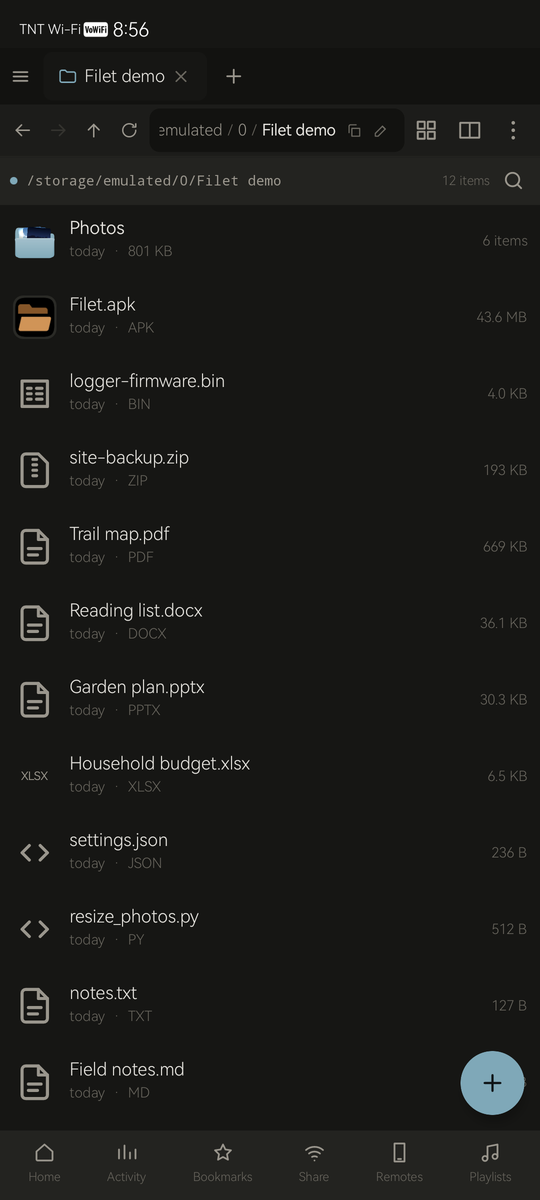
#> input picture docs/screenshots/02-browse.png, 540 x 1200 px
$ python make-glimpse.py
#> lines starting #> are read from the running program, lines starting #| are printed output that depends on the picture; after the words box and inside, x2 and y2 are one past the last pixel; in counts of white or black regions, pixels touching at a corner belong together
#> in glow, `layer = Image.new("RGBA", size, (0, 0, 0, 0))`: layer: PIL image 2560x1200 RGBA; every value is 0
#!/usr/bin/env python
"""
Compose the README's banner out of the screenshots in docs/screenshots.

## Why this is a tool and not a one-off

The glimpse strip went stale and stayed stale for several rounds. `check-glimpse` reported it
every time and it was skipped every time, because fixing it meant re-shooting the screens AND
then rebuilding a hand-assembled image - and the second half is the part that quietly made the
first half not worth starting. A strip nobody can rebuild in one command is a strip that goes
stale again the week after it is made.

So: re-shoot into `docs/screenshots/`, run this, commit. `check-glimpse` refuses a banner that
is older than a screenshot it was built from, so the second step cannot be forgotten.

    python tools/make-glimpse.py

## What it draws

A wide hero in the app's own dark palette: the mark and the promise on the left, five phone
frames arced across the right. Straight frames rather than rotated ones - a tilted screenshot
reads as a stock template, and the content is the thing being sold.

Everything is derived from `SHOTS` below. Adding a screen is one line there.
"""
import math
import os
import sys
from PIL import Image, ImageDraw, ImageFilter, ImageFont

ROOT = os.path.dirname(os.path.dirname(os.path.abspath(__file__)))
SHOTS_DIR = os.path.join(ROOT, "docs", "screenshots")
ICON = os.path.join(ROOT, "docs", "icon.png")
OUT = os.path.join(ROOT, "docs", "glimpse.png")

# The app's own dark palette, from ui/theme/Slate.kt. Kept in sync by hand and asserted
# against that file below, because a banner in the wrong colours is worse than no banner.
BG = (0x16, 0x16, 0x14)
SURFACE = (0x1C, 0x1C, 0x1A)
LINE = (0x2E, 0x2E, 0x2A)
FG = (0xE8, 0xE6, 0xE1)
FG2 = (0x9A, 0x96, 0x8D)
FG3 = (0x6B, 0x68, 0x60)
ACCENT = (0x7F, 0xA8, 0xB8)
ACCENT_DIM = (0x31, 0x43, 0x4B)

W, H = 2560, 1200

#: The screens the banner shows, in the order they are arced.
#:
#: Three, not five. A banner is read at about a third of its own width once a README scales it
#: to the column, and at that size the words have to be big - which means the fan has to leave
#: room for them. Two more phones mostly hidden behind the others bought nothing and cost the
#: text the space it needed to be legible.
SHOTS = [
    "02-browse.png",
    "01-home.png",
    "14-markdown.png",
]

#: The four pillars, named, each with the thing that makes it true.
#:
#: The same four the repository description names and in the same order, so the banner and the
#: About field are one message rather than two. The word on the left is the claim; the line
#: beside it is what a reader can go and check, which is the only reason the claim is allowed
#: to be an abstract noun at all.
#: Ordered long, short, long, short so the left column alternates instead of stacking its two
#: eleven-letter words on top of each other - and, read down, it is also the order the work
#: happens in: find it, do something to it, whatever it turns out to be, send it on.
#:
#: Every proof is one verb phrase of about the same length. They were four different shapes
#: before - a noun triplet, a noun phrase, two verbs, a preposition - which is why the right
#: column read as four unrelated sentences rather than as a set.
PILLARS = [
    ("Convenience", "search the whole device in milliseconds"),
    ("Power", "edit inside archives, APKs and dex"),
    ("Versatility", "open any archive, any drive, any format"),
    ("Sharing", "send to any browser, nothing installed"),
]

#: Rings and arrows drawn onto a copy of a single screenshot, for the detail strip.
#:
#: **Not onto the banner.** A banner points at nothing: it is the first thing anybody sees and
#: its job is to look like the product, not to teach. Annotation belongs on the shots further
#: down, where somebody is already reading and a pointer answers a question they now have.
#:
#: Each box is in fractions of the SCREENSHOT rather than in pixels, so it survives the shot
#: being re-taken at another size.
CALLOUTS = {
    "01-home.png": [
        {
            "box": (0.512, 0.211, 0.964, 0.320),
            "label": "another phone, mounted as a drive",
            "side": "left",
        },
    ],
}

#: The category, said small, because the headline below no longer says it.
#:
#: A flagship page states what the thing IS in an eyebrow and spends the headline on what it
#: does for you. Dropping the eyebrow and letting the headline carry both is what produced "A
#: file manager that does real work" - a sentence that names the category twice over and
#: promises nothing a competitor would not also claim.
EYEBROW = "ANDROID FILE MANAGER"

#: The headline: four verbs, which are the four things anybody does to a file.
#:
#: They are the same four the repository description names, in the same order - find, open,
#: change, send - so the promise and the proof underneath it line up one to one.
#:
#: No comparison in it, deliberately. Two earlier versions defined the app against a laptop
#: ("without reaching for a PC"), and a product that introduces itself by naming what it is not
#: has conceded the frame before it has said what it does.
TAGLINE = [
    "Find it. Open it.",
    "Change it. Send it.",
]

FONTS = os.path.join(
    os.environ.get("LOCALAPPDATA", ""), "Microsoft", "Windows", "Fonts"
)


#: Family and weight to the file that actually holds it.
#:
#: These are static instances, not variable fonts - asking one to set a weight axis raises and
#: the earlier version swallowed that, so every line on the banner rendered in Regular however
#: heavy it asked to be. A headline in the body weight is most of what made the type look
#: cheap, and it was invisible because the code said SemiBold.
FACES = {
    ("Fraunces", "Regular"): "Fraunces-0.ttf",
    ("Fraunces", "Bold"): "Fraunces-1.ttf",
    ("Fraunces", "Black"): "Fraunces-2.ttf",
    ("Inter", "Regular"): "Inter-0.ttf",
    ("Inter", "SemiBold"): "Inter-1.ttf",
    ("Inter", "ExtraBold"): "Inter-2.ttf",
    ("Inter", "Black"): "Inter-3.ttf",
}


def font(family, size, weight="Regular"):
    """Load one face. An unknown family or weight is a mistake worth stopping on, not guessing."""
    name = FACES.get((family, weight))
    if name is None:
        sys.exit("no face for %s %s - see FACES" % (family, weight))
    for folder in (FONTS, r"C:\Windows\Fonts"):
        path = os.path.join(folder, name)
        if os.path.exists(path):
            return ImageFont.truetype(path, size)
    sys.exit("%s is not installed; install it or change FACES" % name)


# [11 lines left out: function spaced, not called in this run]


def rounded_mask(size, radius):
    m = Image.new("L", size, 0)
    ImageDraw.Draw(m).rounded_rectangle([0, 0, size[0] - 1, size[1] - 1], radius, fill=255)
    return m


def shadow(size, radius, blur, spread):
    """A soft drop shadow for a rounded rectangle, as its own RGBA layer."""
    pad = blur * 3
    layer = Image.new("RGBA", (size[0] + pad * 2, size[1] + pad * 2), (0, 0, 0, 0))
    ImageDraw.Draw(layer).rounded_rectangle(
        [pad - spread, pad - spread, pad + size[0] + spread, pad + size[1] + spread],
        radius + spread,
        fill=(0, 0, 0, 165),
    )
    return layer.filter(ImageFilter.GaussianBlur(blur)), pad


def phone(shot_path, height):
    """
    One screenshot in a device frame.

    The frame is a hairline rather than a drawn handset: a fake bezel with a fake notch dates
    the image to whatever phone was current, and the screenshot is what anybody is looking at.
    """
#> called with shot_path = 'docs/screenshots/02-browse.png', height = 880
    shot = Image.open(shot_path).convert("RGB")
#> shot is the input picture: PIL image 540x1200 RGB; mean R, G, B 27.2, 27.3, 25.2
    bezel = max(8, height // 90)
    inner_h = height - bezel * 2
    inner_w = round(shot.width * inner_h / shot.height)
#> inner_w = 388
    shot = shot.resize((inner_w, inner_h), Image.LANCZOS)
#> shot: PIL image 388x862 RGB
    w, h = inner_w + bezel * 2, height
#> w = 406; h = 880
    radius = round(height * 0.055)

    frame = Image.new("RGBA", (w, h), (0, 0, 0, 0))
#> frame: PIL image 406x880 RGBA; every value is 0
    draw = ImageDraw.Draw(frame)
    draw.rounded_rectangle([0, 0, w - 1, h - 1], radius, fill=SURFACE + (255,), outline=LINE + (255,), width=2)
    inner_mask = rounded_mask((inner_w, inner_h), max(2, radius - bezel))
#> in rounded_mask, `m = Image.new("L", size, 0)`: m: PIL image 388x862 L; every value is 0
#> in rounded_mask, `ImageDraw.Draw(m).rounded_rectangle([0, 0, size[0] - 1, size[1] - 1], ..`:
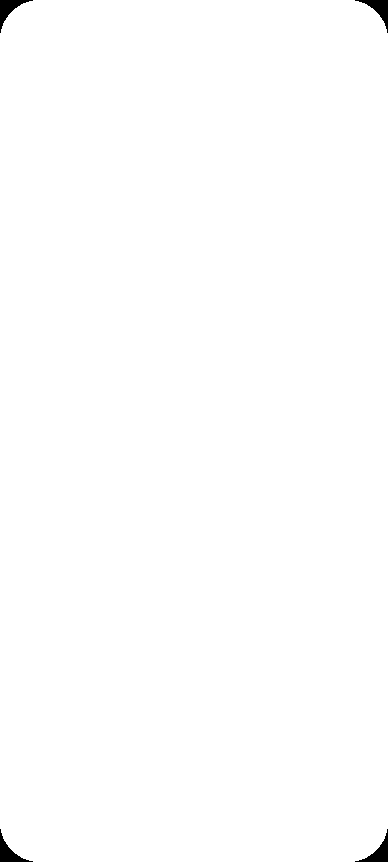
#> m: PIL image 388x862 L; 99.6% white; 4 black regions, box (x1, y1, x2, y2) and area: (0, 0, 33, 33) 338, (355, 0, 388, 33) 338, (0, 829, 33, 862) 338, (355, 829, 388, 862) 338
    frame.paste(shot, (bezel, bezel), inner_mask)
    # A hairline of accent just inside the bezel, which is what stops the screenshot from
    # looking pasted onto a grey rectangle.
    draw.rounded_rectangle(
        [bezel - 1, bezel - 1, w - bezel, h - bezel],
        max(2, radius - bezel) + 1,
        outline=ACCENT_DIM + (170,),
        width=2,
    )
    # A light rim on the outside. Without it a near-black frame on a near-black ground has no
    # edge at all, and five of them overlapping read as one dark smear.
    draw.rounded_rectangle([0, 0, w - 1, h - 1], radius, outline=(0x4A, 0x47, 0x42, 255), width=2)
    return frame


def recede(frame, amount):
    """
    Push a frame back by dimming it toward the ground colour.

    Overlapping frames at identical brightness have no depth order, so the eye reads the pile
    as flat clutter rather than as a fan with a front.
    """
    if amount <= 0:
        return frame
    wash = Image.new("RGBA", frame.size, BG + (round(255 * amount),))
    out = Image.alpha_composite(frame, wash)
    out.putalpha(frame.getchannel("A"))
    return out


# [9 lines left out: function chip, not called in this run]


def glow(size, centre, radius, colour, strength):
    """A soft radial wash, built by blurring a filled circle."""
    layer = Image.new("RGBA", size, (0, 0, 0, 0))
    d = ImageDraw.Draw(layer)
    d.ellipse(
        [centre[0] - radius, centre[1] - radius, centre[0] + radius, centre[1] + radius],
        fill=colour + (strength,),
    )
    return layer.filter(ImageFilter.GaussianBlur(radius // 2))


# [88 lines left out: functions annotate, write_callouts, not called in this run]


def check_palette():
    """
    Assert the colours here are still the app's.

    The banner is a claim about what the app looks like, so it is the same kind of claim as
    anything else in the README and gets the same treatment: checkable, or it drifts.
    """
    slate = os.path.join(
        ROOT, "app", "src", "main", "java", "dev", "niccc2007", "filet", "ui", "theme", "Slate.kt"
    )
    if not os.path.exists(slate):
        return
    src = open(slate, encoding="utf-8").read()
    for name, rgb in (("BgD", BG), ("SurfaceD", SURFACE), ("LineD", LINE),
                      ("FgD", FG), ("AccentD", ACCENT), ("AccentDimD", ACCENT_DIM)):
        want = "val %s = Color(0xFF%02X%02X%02X)" % (name, rgb[0], rgb[1], rgb[2])
        if want not in src:
            sys.exit(
                "The banner's palette has drifted from the app's.\n"
                "  Slate.kt no longer contains: %s\n"
                "  Update the constants at the top of this file to match." % want
            )


def main():
    check_palette()
    missing = [s for s in SHOTS if not os.path.exists(os.path.join(SHOTS_DIR, s))]
    if missing:
        sys.exit("missing screenshots: " + ", ".join(missing))

    img = Image.new("RGB", (W, H), BG)

    # Two washes: one warm low-left so the ground is not flat, one accent behind the phones.
    img.paste(
        Image.alpha_composite(img.convert("RGBA"), glow((W, H), (260, H + 100), 820, (104, 80, 56), 74)).convert("RGB"),
        (0, 0),
    )
    img.paste(
        Image.alpha_composite(img.convert("RGBA"), glow((W, H), (1720, 470), 860, ACCENT, 74)).convert("RGB"),
        (0, 0),
    )

    draw = ImageDraw.Draw(img)

    # ── the phones, arced, outside first so the centre lands on top ───────────────────────
    height = 880
    frames = [phone(os.path.join(SHOTS_DIR, s), height) for s in SHOTS]
#> call 2 of phone, with shot_path = 'docs/screenshots/01-home.png', height = 880
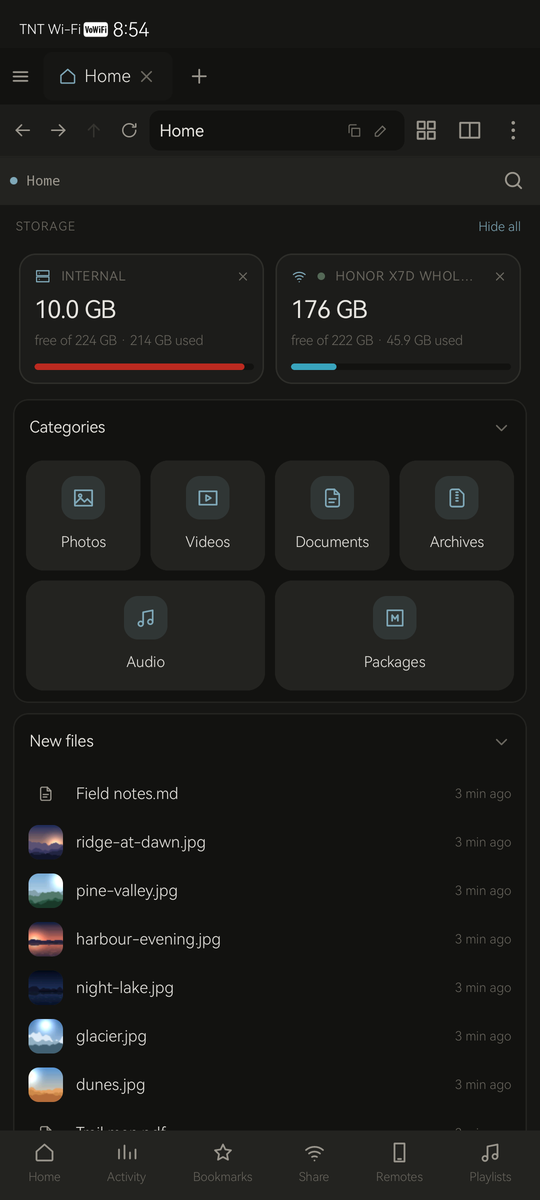
#> input picture docs/screenshots/01-home.png, 540 x 1200 px
#> in phone, shot is the input picture: PIL image 540x1200 RGB; mean R, G, B 28.1, 28, 25.9
#> call 3 of phone, with shot_path = 'docs/screenshots/14-markdown.png', height = 880
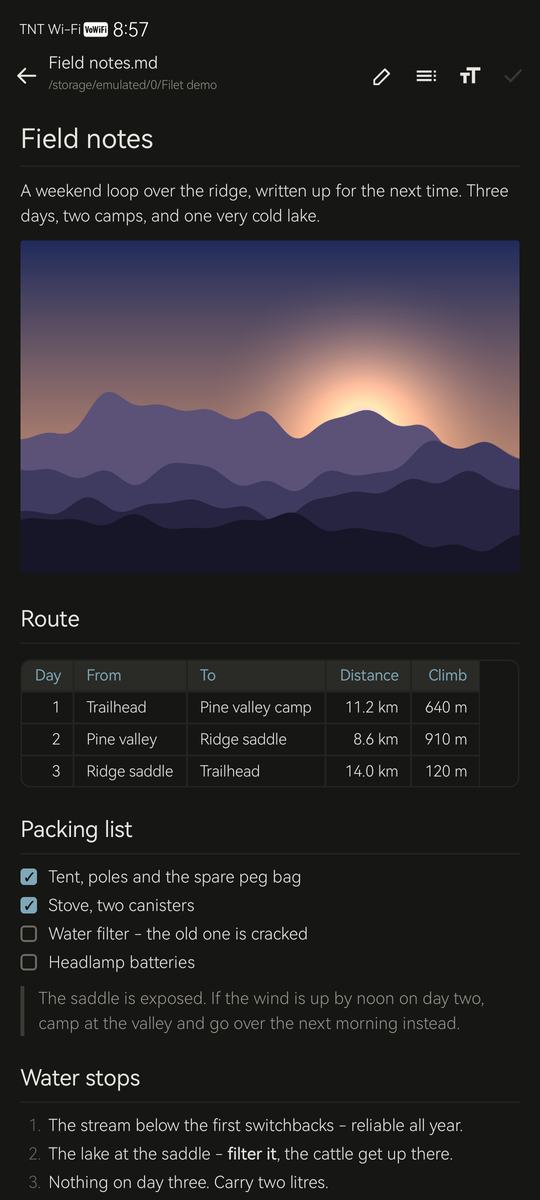
#> input picture docs/screenshots/14-markdown.png, 540 x 1200 px
#> in phone, shot is the input picture: PIL image 540x1200 RGB; mean R, G, B 43, 40.1, 44.1
#> in phone (call 3), `frame.paste(shot, (bezel, bezel), inner_mask)`:
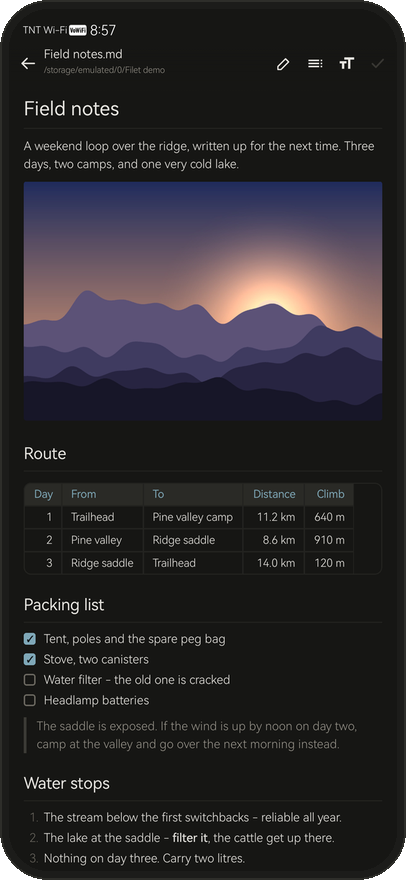
#> frame: PIL image 406x880 RGBA; mean R, G, B, A 42.2, 39.4, 43, 253.5; transparent parts drawn white
    overlap = 0.74
    step = round(frames[0].width * overlap)
#> step = 300
    total = frames[0].width + step * (len(frames) - 1)
#> total = 1006
    left = W - 110 - total
#> left = 1444
    base = (H - height) // 2 - 16
    lift = [74, 0, 74]
    order = [0, 2, 1]
    # Dimmer the further from the middle, so the fan has a front and a back.
    dim = [0.26, 0.0, 0.26]
    for i in order:
        frames[i] = recede(frames[i], dim[i])
        x = left + step * i
        y = base + lift[i]
        sh, pad = shadow(frames[i].size, round(height * 0.055), 26, 4)
        img.paste(
            Image.alpha_composite(img.crop((x - pad, y - pad, x - pad + sh.width, y - pad + sh.height)).convert("RGBA"), sh).convert("RGB"),
            (x - pad, y - pad),
        )
        img.paste(frames[i], (x, y), frames[i])
#> this loop made 3 passes
#> x on passes 1 to 3: 1444, 2044, 1744
#> pass 1, in recede, `out = Image.alpha_composite(frame, wash)`:
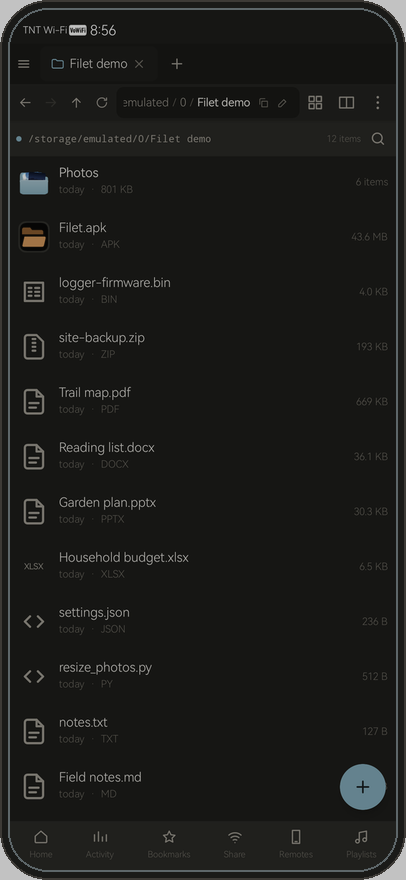
#> out: PIL image 406x880 RGBA; mean R, G, B, A 26.5, 26.8, 24.7, 253.1; transparent parts drawn white
#> pass 1, in main, `sh, pad = shadow(frames[i].size, round(height * 0.055), 26, 4)`:
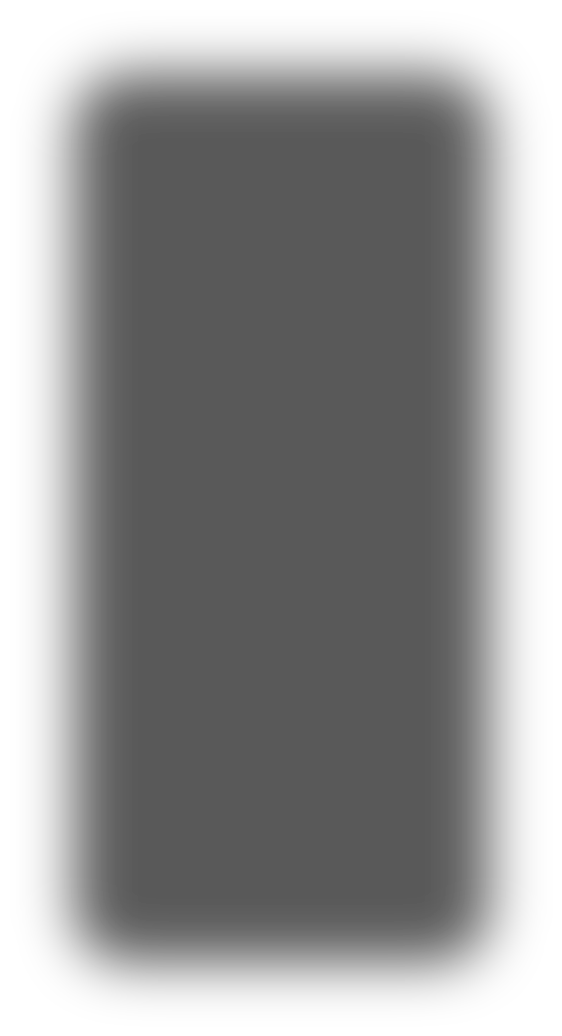
#> sh: PIL image 562x1036 RGBA; mean R, G, B, A 0, 0, 0, 103.9; transparent parts drawn white
#> after the loop:
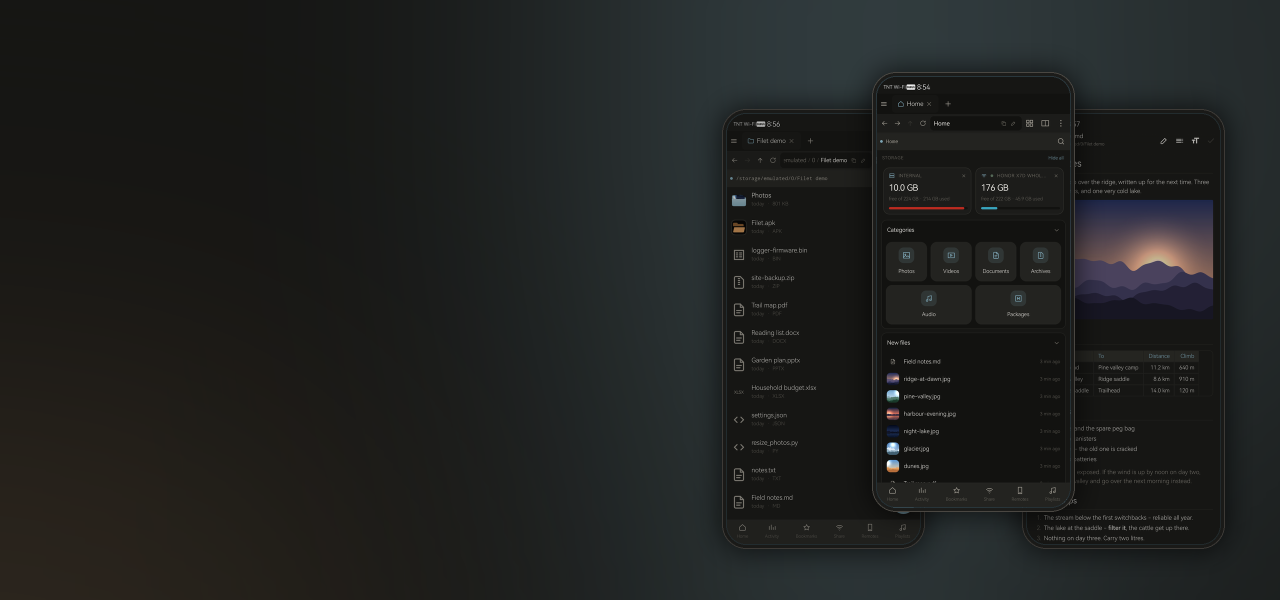
#> img: PIL image 2560x1200 RGB (shown at 1/2 size); mean R, G, B 31.3, 32.7, 31.5
#> after the loop, frames = 3 items

    # ── the left block ───────────────────────────────────────────────────────────────────
    x = 150
    y = 196
    title = font("Fraunces", 150, "Bold")
    if os.path.exists(ICON):
        icon = Image.open(ICON).convert("RGBA").resize((116, 116), Image.LANCZOS)
        img.paste(icon, (x, y + 36), icon)
        draw.text((x + 150, y), "Filet", font=title, fill=FG)
    else:
        draw.text((x - 6, y), "Filet", font=title, fill=FG)
    y += 206

    draw.rounded_rectangle([x, y, x + 128, y + 7], 4, fill=ACCENT)
    y += 52

    eyebrow = font("Inter", 31, "SemiBold")
    spaced(draw, (x + 1, y), EYEBROW, eyebrow, FG3, 4.2)
    y += 94

    # The pillars, hung off a shared vertical axis: the claims end where the proofs begin.
    #
    # Right-aligning the left column is the whole of the layout. Set flush left, four words of
    # five to eleven letters leave a ragged gutter down the middle of the block and the rows
    # stop looking related; hung off one axis they read as a table somebody drew on purpose.
    name = font("Inter", 42, "SemiBold")
    proof = font("Inter", 39, "Regular")
    axis = x + 300
    for i, (word, line) in enumerate(PILLARS):
        if i:
            # A hairline between rows rather than a box around the block. It separates without
            # enclosing, so the list stays part of the page instead of becoming a card on it.
            draw.line([(x, y - 26), (axis + 800, y - 26)], fill=LINE, width=2)
        draw.text((axis - draw.textlength(word, font=name), y), word, font=name, fill=ACCENT)
        draw.text((axis + 46, y + 3), line, font=proof, fill=FG2)
        y += 90
    y += 44

    foot = font("Inter", 34, "Regular")
    draw.text((x, y), "GPL-3.0  \u00b7  Android 8.0+  \u00b7  no ads, no accounts, no telemetry",
              font=foot, fill=FG3)

    img.save(OUT, optimize=True)
    for name in write_callouts():
        print("annotated docs/screenshots/callouts/%s" % name)
    size_kb = os.path.getsize(OUT) // 1024
    print("wrote %s  (%dx%d, %d KB, %d screens)" % (
        os.path.relpath(OUT, ROOT).replace("\\", "/"), W, H, size_kb, len(SHOTS)))


if __name__ == "__main__":
#> (the run stopped early here; a loop or call above may not have finished)
